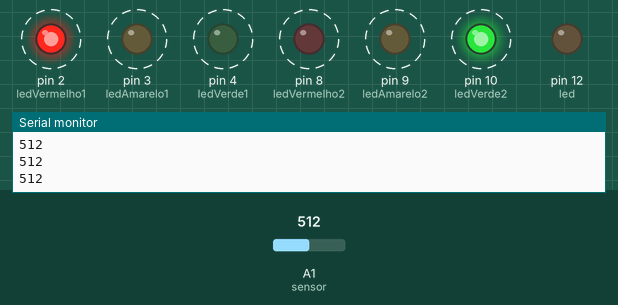
A sketch run on a simulated Arduino Uno, built with avr-gcc and run on an emulated ATmega328P. On the bench: output pins drawn as LEDs (lit = HIGH), the last lines printed to the serial monitor. Dashed ring = blinking. The test bench sets the inputs (shaded band); at power-on: A1 (sensor) = 512.

Above: at 2.2 s.
2.3 s: A1 (sensor) set to 121
5.8 s: A1 (sensor) set to 104
At 6.42 s:
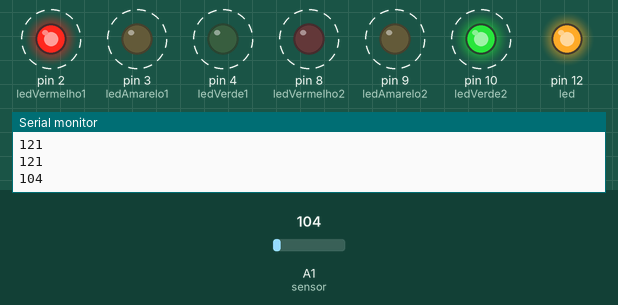
9.3 s: A1 (sensor) set to 122
At 10.28 s:
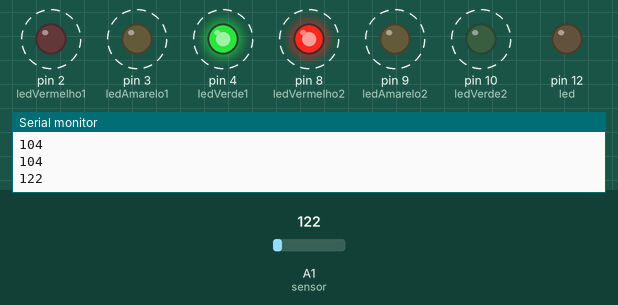
12.8 s: A1 (sensor) set to 101
At 13.78 s:
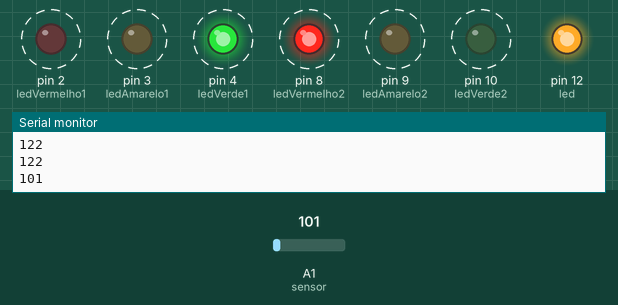
Timing chart, 0 to 17.3 s (numbered marks = the images above; inputs shaded):
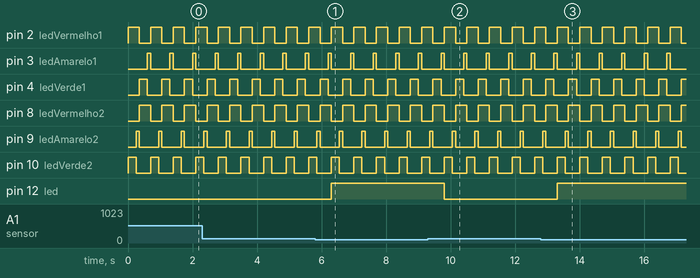

The sketch:

_2semforos.ino
```cpp
// Sinal N°1
#define ledVermelho1 2
#define ledAmarelo1 3
#define ledVerde1 4

// Sinal N°2
#define ledVermelho2 8
#define ledAmarelo2 9
#define ledVerde2 10

//Sensor de luz e led
#define led 12
#define sensor A1

void setup(){
  pinMode(ledVermelho1, HIGH);
  pinMode(ledAmarelo1, HIGH);
  pinMode(ledVerde1, HIGH);

  pinMode(ledVermelho2, HIGH);
  pinMode(ledAmarelo2, HIGH);
  pinMode(ledVerde2, HIGH);

  pinMode(led, HIGH);
  pinMode(sensor, INPUT);
  Serial.begin(9600);
}

void loop(){
  digitalWrite(ledVermelho1, HIGH);
  digitalWrite(ledVerde2, HIGH);
  delay(250);
  digitalWrite(ledVerde2, LOW);
  digitalWrite(ledAmarelo2, HIGH);
  delay(100);
  digitalWrite(ledVermelho1, LOW);
  digitalWrite(ledAmarelo2, LOW);
  digitalWrite(ledVermelho2, HIGH);
  digitalWrite(ledVerde1, HIGH);
  delay(250);
  digitalWrite(ledVerde1, LOW);
  digitalWrite(ledAmarelo1, HIGH);
  delay(100);
  digitalWrite(ledAmarelo1, LOW);
  digitalWrite(ledVermelho2, LOW);

  int vldr = analogRead(sensor);
  if(vldr < 111){
    digitalWrite(led, HIGH);
  }else{
    digitalWrite(led, LOW);
  }
  Serial.println(vldr);
}
```

Measured:
- the behaviour switches between 111 and 110 on A1 (sensor) (found by bisection; images 0 and 1)
- after the input at 5.8 s, pin 12 (led): LOW → HIGH after 0.50 s
- after the input at 9.3 s, pin 12 (led): HIGH → LOW after 0.51 s
- after the input at 12.8 s, pin 12 (led): LOW → HIGH after 0.51 s
- by itself, pin 2 (ledVermelho1), pin 8 (ledVermelho2): alternates HIGH for 0.35 s and LOW for 0.35 s
- by itself, pin 3 (ledAmarelo1), pin 9 (ledAmarelo2): alternates HIGH for 0.10 s and LOW for 0.60 s
- by itself, pin 4 (ledVerde1), pin 10 (ledVerde2): alternates HIGH for 0.25 s and LOW for 0.45 s
